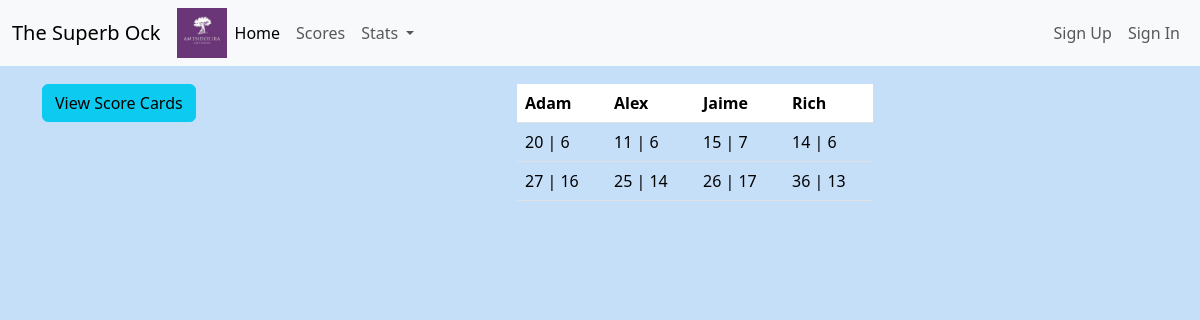
/, run on an earlier commit of the app's database.
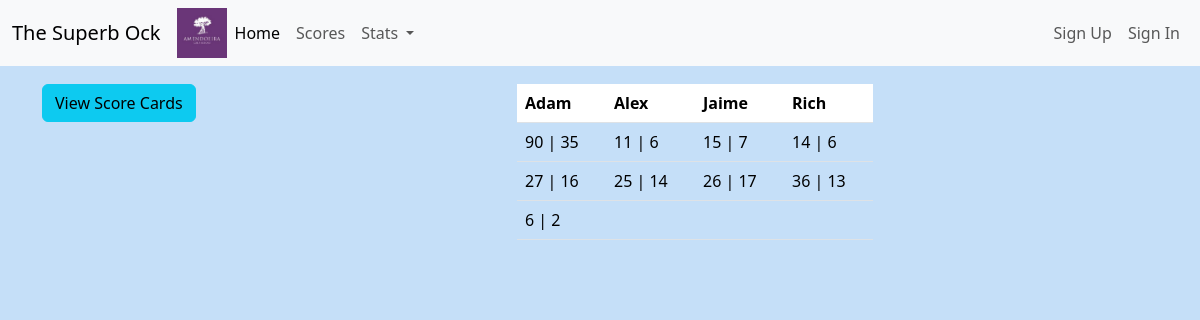
And on a later commit of the database.
### courses/models.py (models this page shows, shortened)
class Round(models.Model):
    course = models.CharField(max_length=10)
    tees = models.CharField(max_length=7)
    round_number = models.IntegerField(default=1)

### courses/views.py (the view)
# urls.py: 2. Add a URL to urlpatterns:  path('', views.home, name='home')
def home(request):
    course = Hole.objects.all()
    names = Hole.objects.values('course').distinct()
    u = request.user.get_user_permissions()
    user = list(u)
    if 'courses.change_scoring' in user:
        rights = 'edit'
    else:
        rights = 'access'
    round = Round.objects.all()
    each = []
    each2 = []
    for x in round:
        data = Scoring.objects.filter(round_number=x)
        for score in data:
            each.append([score.adam, score.alex, score.jaime, score.rich, score.adam_stable,
                        score.alex_stable, score.jaime_stable, score.rich_stable, x])
    course = ''
    adam_sum = 0
    alex_sum = 0
    jaime_sum = 0
    rich_sum = 0
    adam_sum_stable = 0
    alex_sum_stable = 0
    jaime_sum_stable = 0
    rich_sum_stable = 0
    for row in each:
        if course != row[8]:
            each2.append([course, adam_sum, alex_sum, jaime_sum, rich_sum,
                          adam_sum_stable, alex_sum_stable, jaime_sum_stable, rich_sum_stable])
            adam_sum = row[0]
            alex_sum = row[1]
            jaime_sum = row[2]
            rich_sum = row[3]
            adam_sum_stable = row[4]
            alex_sum_stable = row[5]
            jaime_sum_stable = row[6]
            rich_sum_stable = row[7]
            course = row[8]
        else:
            try:
                adam_sum += row[0]
            except:
                None
            try:
                alex_sum += row[1]
            except:
                None
            try:
                jaime_sum += row[2]
            except:
                None
            try:
                rich_sum += row[3]
            except:
                None
            try:
                adam_sum_stable += row[4]
            except:
                None
            try:
                alex_sum_stable += row[5]
            except:
                None
            try:
                jaime_sum_stable += row[5]
            except:
                None
            try:
                rich_sum_stable += row[5]
            except:
                None
    each2.append([course, adam_sum, alex_sum, jaime_sum, rich_sum,
                 adam_sum_stable, alex_sum_stable, jaime_sum_stable, rich_sum_stable])
    each2 = each2[1:]
    return render(request, 'courses/home.html', {'courses': course, 'names': names, 'edit_rights': rights,'each': each2})

### courses/templates/courses/home.html (shortened to what this page needs)
{% extends 'courses/base.html' %}
{% block content%}
<div class="container">
  <div class="row">
    <div class="col-12 col-md-4">
      {% if edit_rights == 'edit' %}
    <form action="{% url 'round' %}" class="form-group" method="post">
      {% csrf_token %}
      <select name="course" id="" class="form-select">
        <option value="Faldo">Faldo</option>
        <option value="Oconnor">O'Connor</option>
      </select>
      <select name="tees" id="" class="form-select">
        <option value="White">White</option>
        <option value="Yellow">Yellow</option>
      </select>
      <input type="submit" value="New Round" class="btn btn-primary">
    </form>
    <a href="{% url 'scoring' %}" class="btn btn-info">View / Edit Score Cards</a>
    {% else %}
    <a href="{% url 'scoringreadlist' %}" class="btn btn-info">View Score Cards</a>
    {% endif %}
  </div>
  <div class="col-1"></div>
  <div class="col-12 col-md-4">
    <table class="table table-hover table-responsive">
      <thead>
          <th>Adam <br><span class="vis">Par | Stableford</span></th>
          <th>Alex <br><span class="vis">Par | Stableford</span></th>
          <th>Jaime <br><span class="vis">Par | Stableford</span></th>
          <th>Rich <br><span class="vis">Par | Stableford</span></th>
      </thead>
      <tbody>
      {% for row in each %}
      <tr>
          <td>{% if row.1 %}{{row.1}} |{% endif %} {% if row.5 %}{{row.5}}{% endif %} </td>
          <td>{% if row.2 %}{{row.2}} |{% endif %} {% if row.6 %}{{row.6}}{% endif %} </td>
          <td>{% if row.3 %}{{row.3}} |{% endif %} {% if row.7 %}{{row.7}}{% endif %}</td>
          <td>{% if row.4 %}{{row.4}} |{% endif %} {% if row.8 %}{{row.8}}{% endif %}</td>
      </tr>
      {% endfor %}
  </tbody>
  </table>
  </div>
  </div>
</div>
{% endblock %}

What changed in the data, as far as the page shows it:
computed for Round (number 1 of 3 on the later page): row "20" → "90"; row "6" → "35"
added Round: row "6", row "2"
